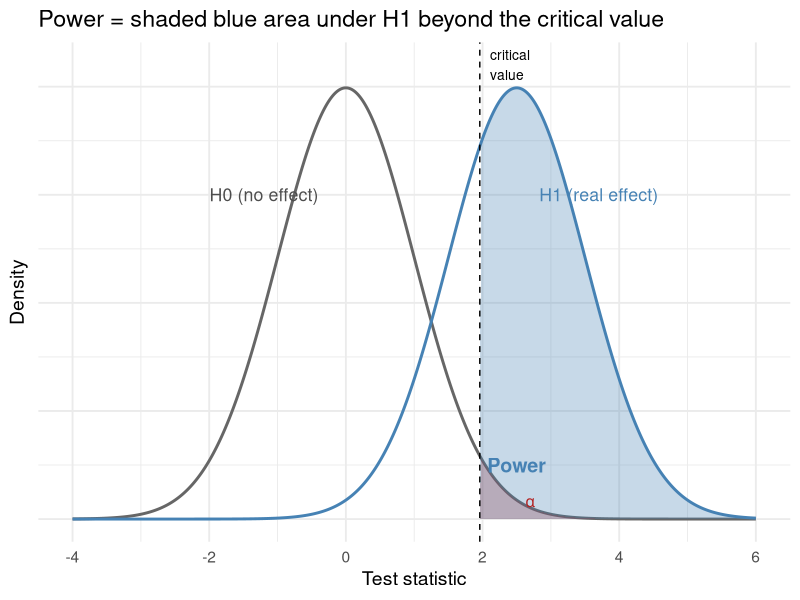
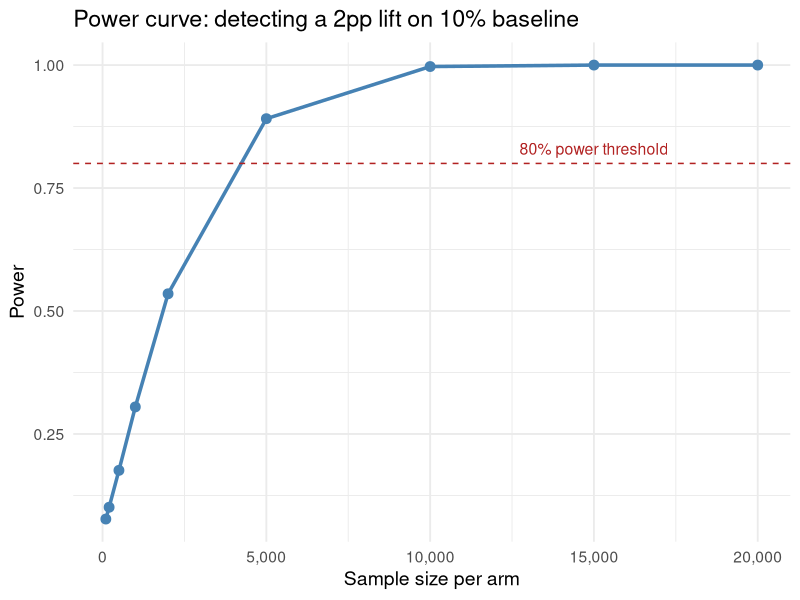
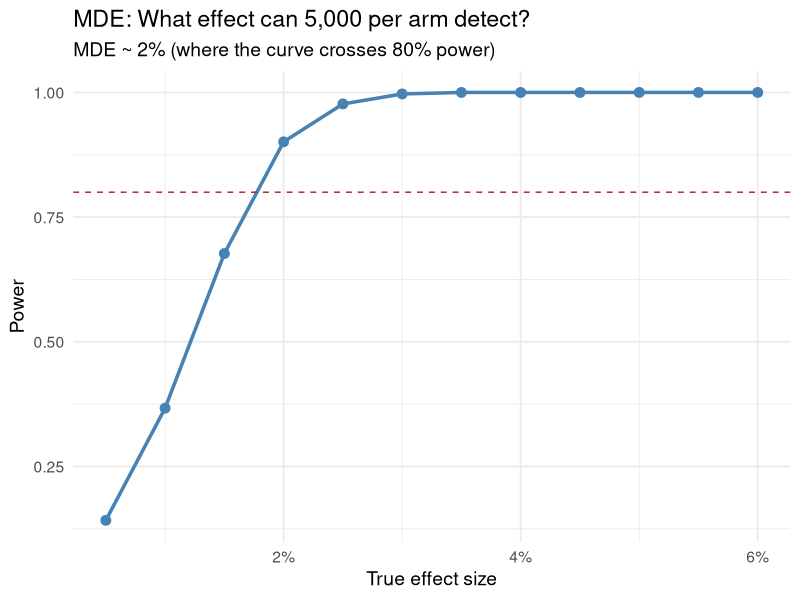
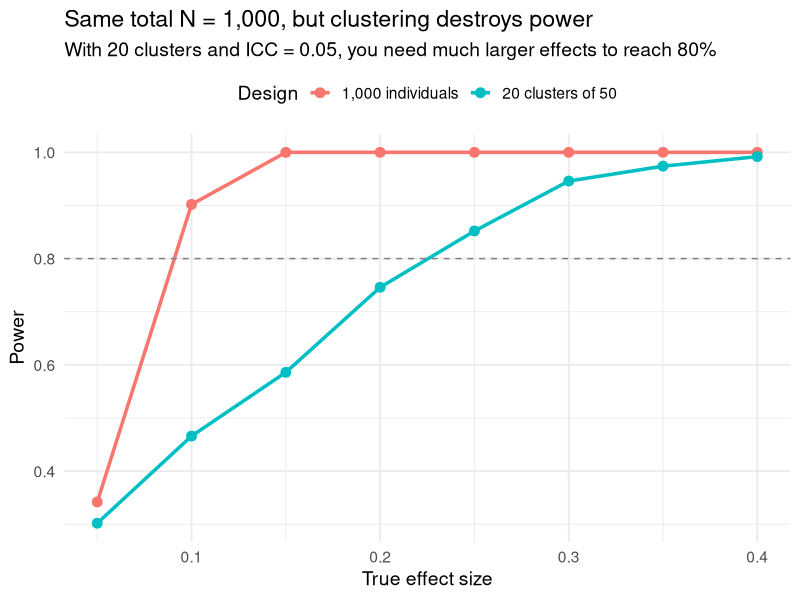
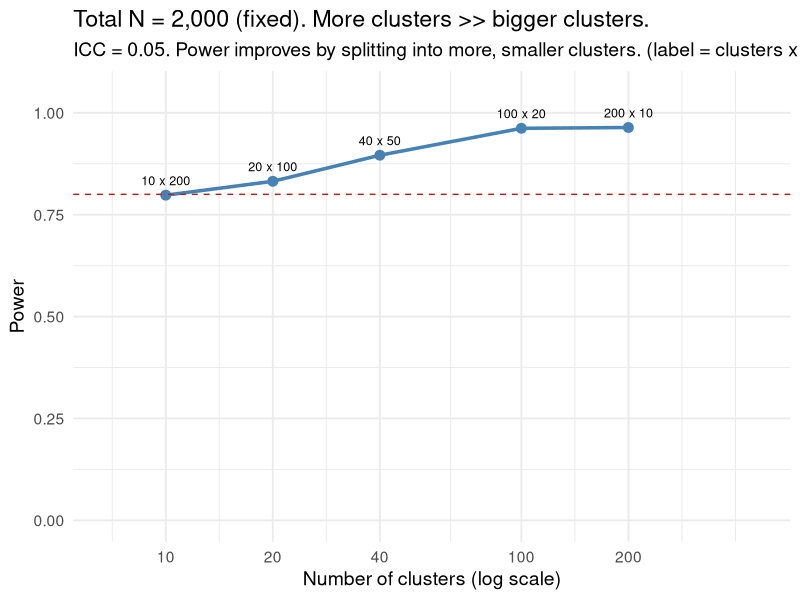
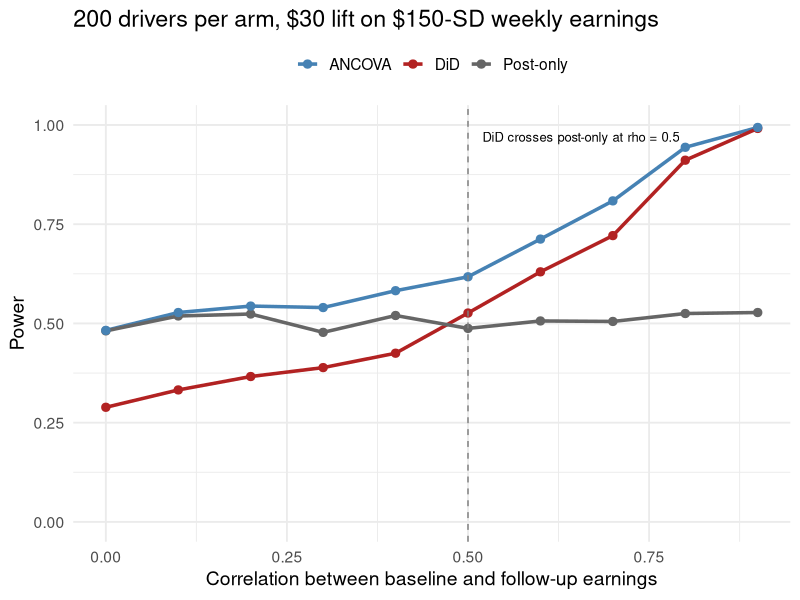

Recreate these plots in R, in order.
## ---- chunk 1
knitr::opts_chunk$set(
  echo = TRUE, fig.align = "center",
  fig.width = 10, fig.height = 4.2, dpi = 150,
  message = FALSE, warning = FALSE
)
library(tidyverse)
theme_set(theme_minimal(base_size = 14))
set.seed(42)
## ---- chunk 2
n_small <- 200
true_effect <- 0.02  # 2pp lift on a 10% baseline
sim_small <- function(i) {
  control <- rbinom(n_small, 1, prob = 0.10)
  treated <- rbinom(n_small, 1, prob = 0.10 + true_effect)
  t.test(treated, control)$p.value
}
pvals_small <- map_dbl(1:2000, sim_small)
power_small <- mean(pvals_small < 0.05)
## ---- chunk 3
x <- seq(-4, 6, length.out = 500)
null_dist <- dnorm(x, mean = 0, sd = 1)
alt_dist <- dnorm(x, mean = 2.5, sd = 1)
crit <- qnorm(0.975)

df_plot <- tibble(x = x, null = null_dist, alt = alt_dist)

ggplot(df_plot) +
  geom_line(aes(x, null), color = "grey40", linewidth = 1) +
  geom_line(aes(x, alt), color = "steelblue", linewidth = 1) +
  geom_area(data = df_plot |> filter(x > crit),
            aes(x, null), fill = "firebrick", alpha = 0.3) +
  geom_area(data = df_plot |> filter(x > crit),
            aes(x, alt), fill = "steelblue", alpha = 0.3) +
  geom_vline(xintercept = crit, linetype = "dashed") +
  annotate("text", x = -1.2, y = 0.3, label = "H0 (no effect)", color = "grey30", size = 4.5) +
  annotate("text", x = 3.7, y = 0.3, label = "H1 (real effect)", color = "steelblue", size = 4.5) +
  annotate("text", x = crit + 0.15, y = 0.42, label = "critical\nvalue", hjust = 0, size = 3.5) +
  annotate("text", x = 2.5, y = 0.05, label = "Power", color = "steelblue", fontface = "bold", size = 5) +
  annotate("text", x = 2.7, y = 0.015, label = expression(alpha), color = "firebrick", size = 4) +
  labs(x = "Test statistic", y = "Density",
       title = "Power = shaded blue area under H1 beyond the critical value") +
  theme(axis.text.y = element_blank())
## ---- chunk 4
sim_power <- function(n_per_arm, effect, baseline = 0.10, nsim = 2000) {
  # map_lgl: run the block below once per i in 1:nsim (i is just the run
  # counter) and collect the nsim TRUE/FALSEs into one logical vector
  rejections <- map_lgl(1:nsim, function(i) {
    control <- rbinom(n_per_arm, 1, prob = baseline)
    treated <- rbinom(n_per_arm, 1, prob = baseline + effect)
    t.test(treated, control)$p.value < 0.05   # TRUE if this run rejects H0
  })
  mean(rejections)
}
## ---- chunk 5
sim_power(n_per_arm = 200, effect = 0.02)   # too small
sim_power(n_per_arm = 5000, effect = 0.02)  # much better
## ---- chunk 6
sample_sizes <- c(100, 200, 500, 1000, 2000, 5000, 10000, 15000, 20000)
power_results <- tibble(
  n_per_arm = sample_sizes,
  power = map_dbl(sample_sizes, ~ sim_power(.x, effect = 0.02, nsim = 1000))
)

ggplot(power_results, aes(n_per_arm, power)) +
  geom_line(linewidth = 1.2, color = "steelblue") +
  geom_point(size = 3, color = "steelblue") +
  geom_hline(yintercept = 0.80, linetype = "dashed", color = "firebrick") +
  annotate("text", x = 15000, y = 0.83, label = "80% power threshold",
           color = "firebrick", size = 4) +
  scale_x_continuous(labels = scales::comma) +
  labs(title = "Power curve: detecting a 2pp lift on 10% baseline",
       x = "Sample size per arm", y = "Power")
## ---- chunk 7
effects <- seq(0.005, 0.06, by = 0.005)
mde_results <- tibble(
  effect = effects,
  power = map_dbl(effects, ~ sim_power(n_per_arm = 5000, effect = .x, nsim = 1000))
)

ggplot(mde_results, aes(effect, power)) +
  geom_line(linewidth = 1.2, color = "steelblue") +
  geom_point(size = 3, color = "steelblue") +
  geom_hline(yintercept = 0.80, linetype = "dashed", color = "firebrick") +
  scale_x_continuous(labels = scales::percent) +
  labs(title = "MDE: What effect can 5,000 per arm detect?",
       subtitle = "MDE ~ 2% (where the curve crosses 80% power)",
       x = "True effect size", y = "Power")
## ---- chunk 8
# How many impressions per arm?
sizes <- c(100, 200, 500, 1000, 2000)
ads_power <- tibble(
  n = sizes,
  power = map_dbl(sizes, ~ sim_power(
    .x, effect = 0.02,
    baseline = 0.03, nsim = 1000
  ))
)
ads_power |> knitr::kable(digits = 2)
## ---- chunk 9
sim_power_cluster <- function(n_clusters, n_per_cluster, effect,
                              icc = 0.05, nsim = 1000) {
  rejections <- map_lgl(1:nsim, function(i) {
    cluster_id <- rep(1:n_clusters, each = n_per_cluster)
    treatment <- rep(sample(rep(c(0, 1), each = n_clusters / 2)),
                     each = n_per_cluster)
    # Cluster random effect
    cluster_effect <- rep(rnorm(n_clusters, 0,
                                sd = sqrt(icc / (1 - icc))),
                          each = n_per_cluster)
    y <- rnorm(n_clusters * n_per_cluster,
               mean = treatment * effect + cluster_effect, sd = 1)
    # Cluster-robust inference
    df <- data.frame(y = y, treatment = treatment, cluster = cluster_id)
    coef(summary(lm(y ~ treatment, data = df)))["treatment", "Pr(>|t|)"] < 0.05
  })
  mean(rejections)
}
## ---- chunk 10
# Compare: 1000 individuals vs 20 clusters of 50
individual_power <- map_dbl(
  seq(0.05, 0.4, by = 0.05),
  ~ sim_power(500, effect = .x, baseline = 0.5, nsim = 500)
)

cluster_power <- map_dbl(
  seq(0.05, 0.4, by = 0.05),
  ~ sim_power_cluster(20, 50, effect = .x, icc = 0.05, nsim = 500)
)

bind_rows(
  tibble(effect = seq(0.05, 0.4, by = 0.05),
         power = individual_power, design = "1,000 individuals"),
  tibble(effect = seq(0.05, 0.4, by = 0.05),
         power = cluster_power, design = "20 clusters of 50")
) |>
  ggplot(aes(effect, power, color = design)) +
  geom_line(linewidth = 1.2) +
  geom_point(size = 3) +
  geom_hline(yintercept = 0.8, linetype = "dashed", color = "grey50") +
  labs(title = "Same total N = 1,000, but clustering destroys power",
       subtitle = "With 20 clusters and ICC = 0.05, you need much larger effects to reach 80%",
       x = "True effect size", y = "Power", color = "Design") +
  theme(legend.position = "top")
## ---- chunk 11
tibble(
  `Cluster size (m)` = c(10, 50, 100, 500),
  `ICC = 0.01` = 1 + (c(10, 50, 100, 500) - 1) * 0.01,
  `ICC = 0.05` = 1 + (c(10, 50, 100, 500) - 1) * 0.05,
  `ICC = 0.10` = 1 + (c(10, 50, 100, 500) - 1) * 0.10
) |> knitr::kable(digits = 1)
## ---- chunk 12
city_powers <- tibble(
  n_cities = c(10, 20, 40, 60, 100),
  power = map_dbl(c(10, 20, 40, 60, 100),
                  ~ sim_power_cluster(.x, 500, effect = 0.15,
                                       icc = 0.08, nsim = 500))
)
city_powers |> knitr::kable(
  col.names = c("Cities per arm", "Power"), digits = 2)
## ---- chunk 13
# Fix total N = 2000, vary cluster count
configs <- tibble(
  n_clusters = c(10, 20, 40, 100, 200),
  n_per_cluster = 2000 / c(10, 20, 40, 100, 200)
) |>
  mutate(
    power = map2_dbl(n_clusters, n_per_cluster,
                     ~ sim_power_cluster(.x, .y, effect = 0.2,
                                          icc = 0.05, nsim = 500)),
    label = paste0(n_clusters, " x ", n_per_cluster)
  )

ggplot(configs, aes(n_clusters, power)) +
  geom_line(linewidth = 1.2, color = "steelblue") +
  geom_point(size = 3, color = "steelblue") +
  geom_text(aes(label = label), vjust = -1, size = 3.2) +
  geom_hline(yintercept = 0.8, linetype = "dashed", color = "firebrick") +
  scale_x_log10(breaks = c(10, 20, 40, 100, 200),
                expand = expansion(mult = c(0.2, 0.35))) +
  labs(title = "Total N = 2,000 (fixed). More clusters >> bigger clusters.",
       subtitle = "ICC = 0.05. Power improves by splitting into more, smaller clusters. (label = clusters x size per cluster)",
       x = "Number of clusters (log scale)", y = "Power") +
  ylim(0, 1.05)
## ---- chunk 14
sim_power_covariate <- function(n_per_arm, effect, r_squared, nsim = 1000) {
  rejections <- map_lgl(1:nsim, function(i) {
    x_pre <- rnorm(2 * n_per_arm)
    treat <- rep(c(0, 1), each = n_per_arm)
    y <- sqrt(r_squared) * x_pre + treat * effect +
         rnorm(2 * n_per_arm, sd = sqrt(1 - r_squared))
    coef(summary(lm(y ~ treat + x_pre)))[2, 4] < 0.05
  })
  mean(rejections)
}
cat("Without covariate:", sim_power(2000, effect = 0.1, baseline = 0.5, nsim = 1000), "\n")
cat("With covariate (R^2=0.3):", sim_power_covariate(2000, effect = 0.1, r_squared = 0.3), "\n")
## ---- chunk 15
sim_power_panel <- function(n_per_arm, effect, rho,
                            mu = 800, sigma = 150, nsim = 800) {
  results <- map(1:nsim, function(i) {
    treat <- rep(c(0, 1), each = n_per_arm)
    z1 <- rnorm(2 * n_per_arm); z2 <- rnorm(2 * n_per_arm)
    baseline  <- mu + sigma * z1                                # last week
    followup0 <- mu + sigma * (rho * z1 + sqrt(1 - rho^2) * z2) # this week, untreated
    followup  <- followup0 + treat * effect
    df <- tibble(baseline, followup, treat)
    c(post   = t.test(followup ~ treat, data = df)$p.value < 0.05,
      did    = t.test(I(followup - baseline) ~ treat, data = df)$p.value < 0.05,
      ancova = coef(summary(lm(followup ~ treat + baseline, data = df)))["treat", 4] < 0.05)
  })
  colMeans(do.call(rbind, results))
}
## ---- chunk 16
sim_power_panel(n_per_arm = 200, effect = 30, rho = 0.2)  # weak baseline: DiD hurts
sim_power_panel(n_per_arm = 200, effect = 30, rho = 0.8)  # strong baseline: DiD and ANCOVA win big
## ---- chunk 17
rhos <- seq(0, 0.9, by = 0.1)
panel_power <- map_dfr(rhos, function(r) {
  p <- sim_power_panel(n_per_arm = 200, effect = 30, rho = r)
  tibble(rho = r, `Post-only` = p["post"], `DiD` = p["did"], `ANCOVA` = p["ancova"])
}) |>
  pivot_longer(-rho, names_to = "estimator", values_to = "power")

ggplot(panel_power, aes(rho, power, color = estimator)) +
  geom_line(linewidth = 1.2) +
  geom_point(size = 2.5) +
  geom_vline(xintercept = 0.5, linetype = "dashed", color = "grey50") +
  annotate("text", x = 0.52, y = 0.97, label = "DiD crosses post-only at rho = 0.5",
           size = 3.3, hjust = 0) +
  scale_color_manual(values = c("Post-only" = "grey40", "DiD" = "firebrick",
                                "ANCOVA" = "steelblue")) +
  ylim(0, 1) +
  labs(title = "200 drivers per arm, $30 lift on $150-SD weekly earnings",
       x = "Correlation between baseline and follow-up earnings",
       y = "Power", color = NULL) +
  theme(legend.position = "top")
## ---- chunk 18
set.seed(7)
n_hist <- 30
quality <- rnorm(n_hist)                                 # unobserved city factor
historical <- tibble(
  baseline  = 800 + 150 * quality + rnorm(n_hist, 0, 90),
  followup0 = 800 + 150 * quality + rnorm(n_hist, 0, 90)  # same factor: real, un-assumed rho
)
cat("actual historical correlation:", round(cor(historical$baseline, historical$followup0), 2), "\n")

power_resample <- function(effect, panel, n_per_arm = 15, nsim = 1000) {
  rejections <- map_lgl(1:nsim, function(i) {
    draw <- panel[sample(nrow(panel), 2 * n_per_arm, replace = TRUE), ]
    treat <- rep(c(0, 1), each = n_per_arm)
    followup <- draw$followup0 + treat * effect
    t.test(I(followup - draw$baseline) ~ treat)$p.value < 0.05
  })
  mean(rejections)
}
power_resample(effect = 30, panel = historical)
